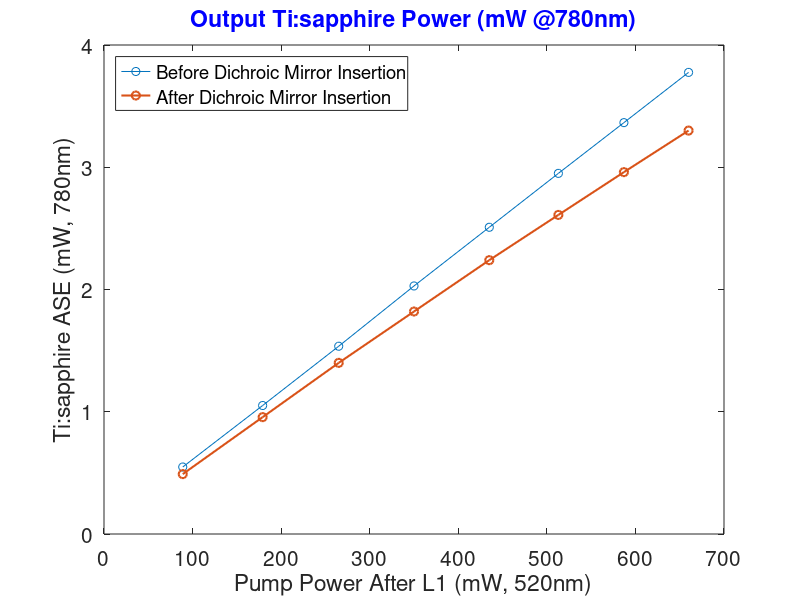
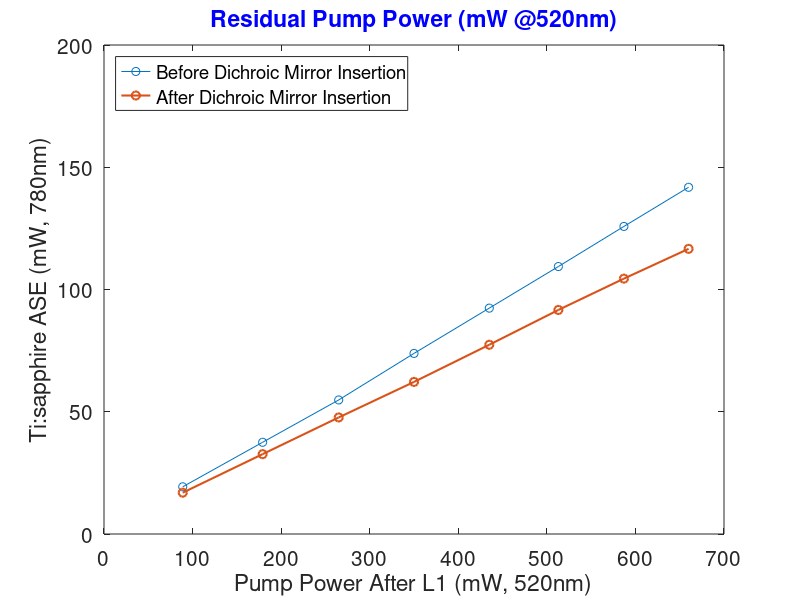

Here is the MATLAB script that generated these plots, in order:
clear all
cd('D:\AMO\160926_TiSa LS Development\161006_Data Figures');
Current=[0.3
0.4
0.5
0.6
0.7
0.8
0.9
1
]';

Green=[88.9
179.1
265
350
435
513
587
660
];

Power_Before=[0.548
1.051
1.536
2.029
2.509
2.95
3.365
3.776
];

Power_After=[0.49
0.956
1.4
1.82
2.24
2.61
2.96
3.3
];


Res_Before=[19.3085676
37.5164937
54.8319632
73.8593023
92.3824783
109.393165
125.7945255
141.8054512
];

Res_After=[16.905763
32.6659172
47.67518
62.203834
77.397488
91.634207
104.450752
116.62371
];


figure('Position', [100, 100, 800, 500]);
plot(Green,Power_Before,'-o',Green,Power_After,'-o','LineWidth',1.5);
xlabel('Pump Power After L1 (mW, 520nm)','fontsize',15);
ylabel('Ti:sapphire ASE (mW, 780nm)','fontsize',15);
legend('Before Dichroic Mirror Insertion','After Dichroic Mirror Insertion','Location','NorthWest')
title('Output Ti:sapphire Power (mW @780nm)','fontsize',15,'color','b')
set(gca,'fontsize',15)


figure('Position', [100, 100, 800, 500]);
plot(Green,Res_Before,'-o',Green,Res_After,'-o','LineWidth',1.5);
xlabel('Pump Power After L1 (mW, 520nm)','fontsize',15);
ylabel('Ti:sapphire ASE (mW, 780nm)','fontsize',15);
legend('Before Dichroic Mirror Insertion','After Dichroic Mirror Insertion','Location','NorthWest')
title('Residual Pump Power (mW @520nm)','fontsize',15,'color','b')
set(gca,'fontsize',15)